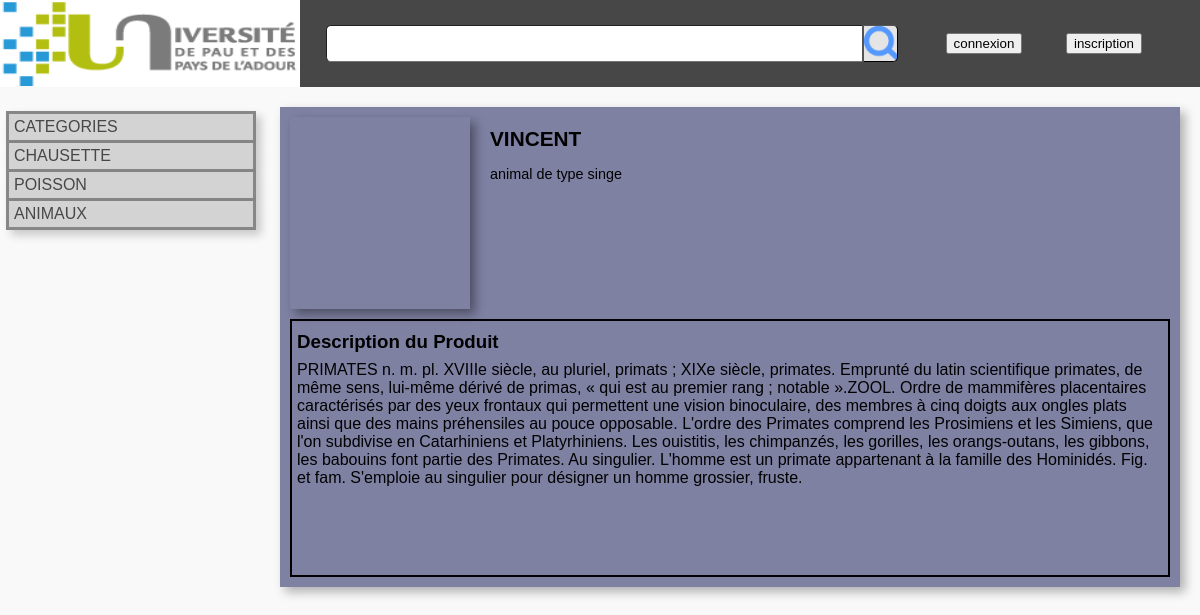
The page /article.php?article_id=1 on the database its author committed.
### tables this page shows
CREATE TABLE products (
  product_id INT NOT NULL AUTO_INCREMENT,
  product_name VARCHAR(50) NOT NULL,
  product_price DECIMAL(8,2) NOT NULL,
  product_short_description TEXT,
  product_description TEXT,
  product_img VARCHAR(50),
  product_sub_cat INT,
  CONSTRAINT products_key PRIMARY KEY(product_id),
  CONSTRAINT products_foreign_sub_cat FOREIGN KEY(product_sub_cat) REFERENCES sub_categories(subcat_id)
);

### article.php (the view, shortened to what this page needs)
<?php
	$id_article = $_GET['article_id'];
	$db_connect = mysqli_connect("localhost", "u_clecoq001", "YwYL3tnj", "db_clecoq001");
	$sql_query = "SELECT * FROM products WHERE product_id = ".$id_article;
	$result = mysqli_fetch_array(mysqli_query($db_connect, $sql_query));
	$nom = $result[1];
	$short_descri = $result[3];
	$description = $result[4];
	$image = $result[5];
?>
<!DOCTYPE html>
<html>
<head>
	<link rel="stylesheet" type="text/css" href="main_stylesheet.css">
</head>
<body>
	<div class="main">
		<?php include 'header.php'; ?>
			<div class="corps">
				<?php include 'menu.php'; ?>
			<div class="article_main">
				<div class="article_top_tab">
					<div class="article_page_img">
						<img class="article_image" <?php echo 'src="'.$image.'"'; ?> >
					</div>
					<div class="article_short_descri">
						<p class="article_name"><?php
						echo $nom;
						?></p>
						<p class="article_short"><?php
						echo $short_descri;
						?></p>
					</div>
				</div>
				<div class="article_bottom_tab">
					<h3>Description du Produit</h3>
					<p><?php
						echo $description;
					?></p>
				</div>
			</div>
		</div>
	</div>
</body>
</html>

### main_stylesheet.css (style rules this page uses)
.main { background-color: #F9F9F9; font-family: Verdana, Arial, sans-serif; display: flex; flex-direction: column; justify-content: flex-start; height: 100%; width: 100%; position: absolute; top: 0%; left: 0%; }
.corps { width: 100%; height: 90%; display: flex; flex-wrap: nowrap; justify-content: flex-start; }
.article_image { min-height: 100%; min-width: 100%; }
.article_main { margin-top: 20px; margin-right: 15px; display: flex; flex-direction: column; flex-wrap: nowrap; background-color: #7f81a3; height: 60%; min-height: 480px; width: 75%; min-width: 600px; box-shadow: 5px 5px 10px rgba(0,0,0,0.3); }
.article_top_tab { display: flex; height: 40%; width: 100%; padding: 10px; }
.article_page_img { display: flex; height: 100%; width: 180px; box-shadow: 5px 5px 10px rgba(0,0,0,0.4); }
.article_short_descri { padding-left: 15px; display: flex; flex: 1; flex-direction: column; height: 100%; width: 70%; margin-left: 5px; }
.article_name { font-size: 1.3em; font-weight: bold; margin: 0px; margin-top: 10px; padding: 0px; }
.article_short { font-size: .9em; margin: 0px; margin-top: 15px; padding: 0px; }
.article_bottom_tab { border-style: solid; border-width: 2px; padding: 5px; display: block; flex: 1; margin: 10px; margin-top: 0px; }
.article_bottom_tab h3 { margin: 0%; margin-top: 5px; }
.article_bottom_tab p { margin: 0%; margin-top: 8px; }

### rows shown on the page
products: product_name "VINCENT", product_short_description "animal de type singe", product_description "PRIMATES n. m. pl. XVIIIe siècle, au pluriel, primats ; XIXe siècle, primates. Emprunté du latin scientifique primates, de même sens, lui-même dérivé de primas, « qui est au premier rang ; notable ».ZOOL. Ordre de mammifères placentaires caractérisés par des yeux frontaux qui permettent une vision binoculaire, des membres à cinq doigts aux ongles plats ainsi que des mains préhensiles au pouce opposable. L'ordre des Primates comprend les Prosimiens et les Simiens, que l'on subdivise en Catarhiniens et Platyrhiniens. Les ouistitis, les chimpanzés, les gorilles, les orangs-outans, les gibbons, les babouins font partie des Primates. Au singulier. L'homme est un primate appartenant à la famille…"
